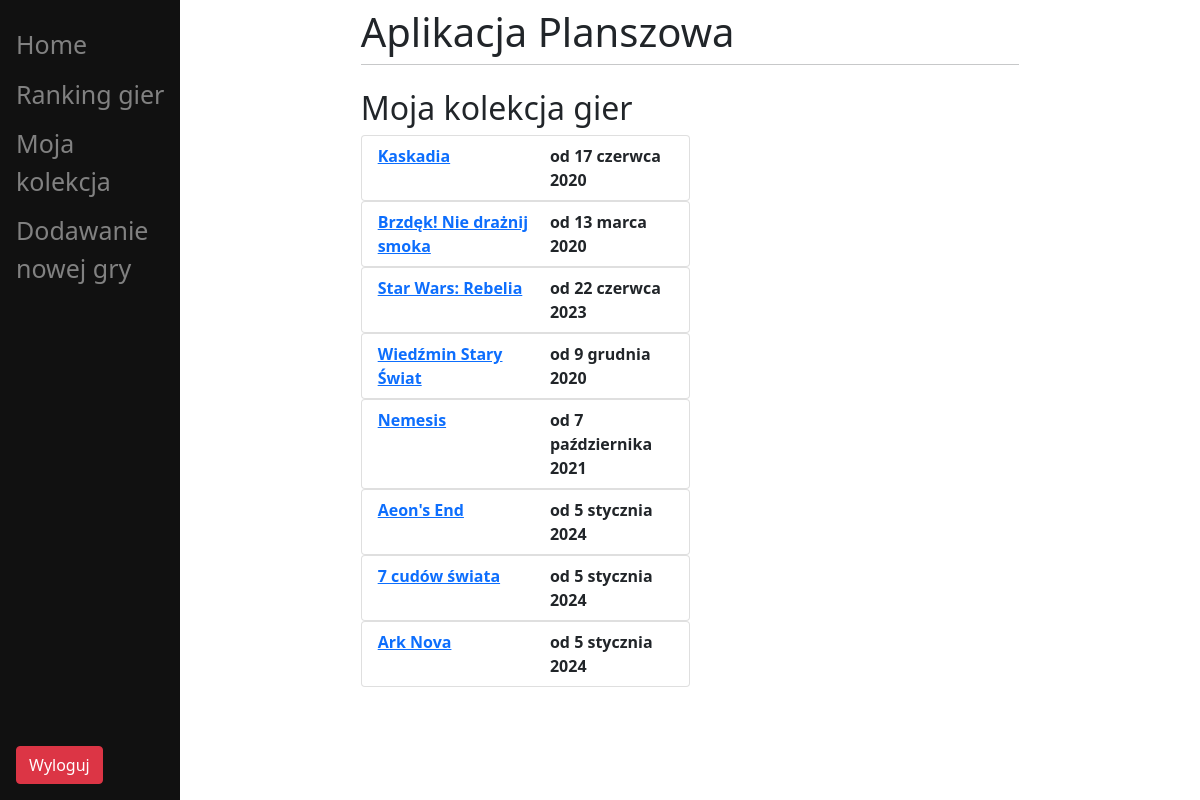
Before: /games_collection/ (signed in) with the older database file.
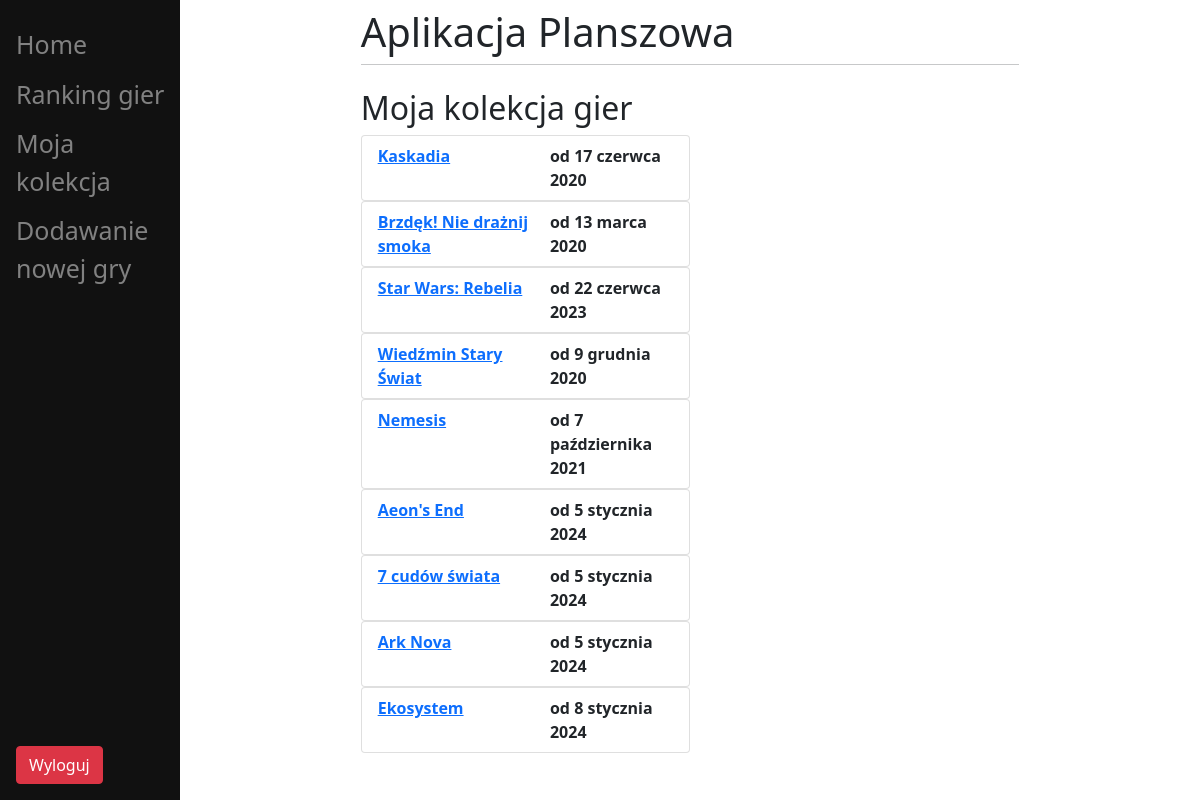
After: the same page with the newer database file.
### Board_games/models.py (models this page shows, shortened)
class GamesCollection(models.Model):
    game = models.ForeignKey(BoardGames, on_delete=models.CASCADE, db_column='game_id')
    user = models.ForeignKey(Users, on_delete=models.CASCADE, db_column='user_id')
    purchase_date = models.DateField(blank=True, null=True)
    class Meta:
        db_table = 'Games_collection'
        constraints = [UniqueConstraint(fields=['game', 'user'], name='unique_collection')]

class BoardGames(models.Model):
    title = models.TextField()
    author = models.TextField(blank=True, null=True)
    publisher = models.TextField(blank=True, null=True)
    min_players = models.IntegerField(blank=True, null=True)
    max_players = models.IntegerField(blank=True, null=True)
    time = models.TextField(blank=True, null=True)
    class Meta:
        db_table = 'Board_games'

### Board_games/views.py (the view)
# urls.py: path("games_collection/", views.games_collection, name="games_collection"),
def games_collection(response):
    return render(response, "Board_games/games_collection.html", )

### Board_games/templates/Board_games/games_collection.html
{% extends "base.html" %}
{% block content %}
    <h2>Moja kolekcja gier</h2>
    {% if user.is_authenticated %}
        {% if list.count == 0 %}
            Nie znaleziono żadnych gier
        {% else %}
            {% for collection in user.gamescollection_set.all %}
                <ul class="list-group">
                        <li class="list-group-item d-flex justify-content-between align-items-start col-sm-6">
                            <div class="col-7" >
                                  <div class="fw-bold" >
                                      <a href="{% url 'board_games' id=collection.game_id %}">{{ collection.game.title }}</a>
                                  </div>
                            </div>
                            <div class="float-end" >
                                  <div class="fw-bold" >
                                      <a>od {{ collection.purchase_date }}</a>
                                  </div>
                            </div>
                        </li>
                </ul>
            {% endfor %}
        {% endif %}
    {% else %}
        Nie masz uprawnień do korzystania z tej funkcji
    {% endif %}
{% endblock %}

Changed rows visible on the page:
added GamesCollection: game "Ekosystem", purchase_date "8 stycznia 2024"
